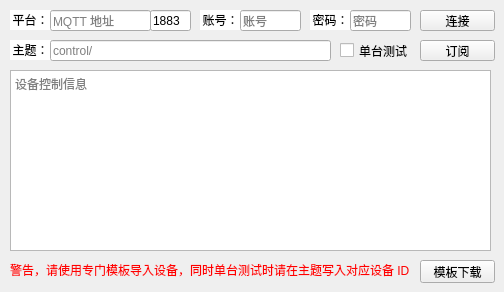
        <widget class="QWidget" name="Tab06">
         <attribute name="title">
          <string>MQTT</string>
         </attribute>
         <widget class="QLineEdit" name="lineEdit0601">
          <property name="geometry">
           <rect>
            <x>50</x>
            <y>40</y>
            <width>281</width>
            <height>21</height>
           </rect>
          </property>
          <property name="text">
           <string/>
          </property>
          <property name="placeholderText">
           <string>control/</string>
          </property>
         </widget>
         <widget class="QCheckBox" name="checkBox0601">
          <property name="geometry">
           <rect>
            <x>340</x>
            <y>40</y>
            <width>71</width>
            <height>21</height>
           </rect>
          </property>
          <property name="text">
           <string>单台测试</string>
          </property>
         </widget>
         <widget class="QLabel" name="label_600">
          <property name="geometry">
           <rect>
            <x>10</x>
            <y>40</y>
            <width>41</width>
            <height>20</height>
           </rect>
          </property>
          <property name="styleSheet">
           <string notr="true">background-color: #ffffff;</string>
          </property>
          <property name="text">
           <string>主题：</string>
          </property>
          <property name="alignment">
           <set>Qt::AlignmentFlag::AlignCenter</set>
          </property>
         </widget>
         <widget class="QTextEdit" name="textEdit0601">
          <property name="geometry">
           <rect>
            <x>10</x>
            <y>70</y>
            <width>481</width>
            <height>181</height>
           </rect>
          </property>
          <property name="placeholderText">
           <string>设备控制信息</string>
          </property>
         </widget>
         <widget class="QLabel" name="label_601">
          <property name="geometry">
           <rect>
            <x>10</x>
            <y>260</y>
            <width>411</width>
            <height>20</height>
           </rect>
          </property>
          <property name="styleSheet">
           <string notr="true">color: red</string>
          </property>
          <property name="text">
           <string>警告，请使用专门模板导入设备，同时单台测试时请在主题写入对应设备 ID</string>
          </property>
         </widget>
         <widget class="QLabel" name="label_603">
          <property name="geometry">
           <rect>
            <x>10</x>
            <y>10</y>
            <width>41</width>
            <height>20</height>
           </rect>
          </property>
          <property name="styleSheet">
           <string notr="true">background-color: #ffffff;</string>
          </property>
          <property name="text">
           <string>平台：</string>
          </property>
          <property name="alignment">
           <set>Qt::AlignmentFlag::AlignCenter</set>
          </property>
         </widget>
         <widget class="QLineEdit" name="lineEdit0602">
          <property name="geometry">
           <rect>
            <x>50</x>
            <y>10</y>
            <width>101</width>
            <height>21</height>
           </rect>
          </property>
          <property name="placeholderText">
           <string>MQTT 地址</string>
          </property>
         </widget>
         <widget class="QPushButton" name="pushButton0601">
          <property name="geometry">
           <rect>
            <x>420</x>
            <y>10</y>
            <width>75</width>
            <height>21</height>
           </rect>
          </property>
          <property name="text">
           <string>连接</string>
          </property>
          <property name="checkable">
           <bool>true</bool>
          </property>
         </widget>
         <widget class="QLabel" name="label_604">
          <property name="geometry">
           <rect>
            <x>200</x>
            <y>10</y>
            <width>41</width>
            <height>20</height>
           </rect>
          </property>
          <property name="styleSheet">
           <string notr="true">background-color: #ffffff;</string>
          </property>
          <property name="text">
           <string>账号：</string>
          </property>
          <property name="alignment">
           <set>Qt::AlignmentFlag::AlignCenter</set>
          </property>
         </widget>
         <widget class="QLineEdit" name="lineEdit0603">
          <property name="geometry">
           <rect>
            <x>240</x>
            <y>10</y>
            <width>61</width>
            <height>21</height>
           </rect>
          </property>
          <property name="placeholderText">
           <string>账号</string>
          </property>
         </widget>
         <widget class="QLabel" name="label_605">
          <property name="geometry">
           <rect>
            <x>310</x>
            <y>10</y>
            <width>41</width>
            <height>20</height>
           </rect>
          </property>
          <property name="styleSheet">
           <string notr="true">background-color: #ffffff;</string>
          </property>
          <property name="text">
           <string>密码：</string>
          </property>
          <property name="alignment">
           <set>Qt::AlignmentFlag::AlignCenter</set>
          </property>
         </widget>
         <widget class="QLineEdit" name="lineEdit0604">
          <property name="geometry">
           <rect>
            <x>350</x>
            <y>10</y>
            <width>61</width>
            <height>21</height>
           </rect>
          </property>
          <property name="echoMode">
           <enum>QLineEdit::EchoMode::Password</enum>
          </property>
          <property name="placeholderText">
           <string>密码</string>
          </property>
         </widget>
         <widget class="QLineEdit" name="lineEdit0605">
          <property name="geometry">
           <rect>
            <x>150</x>
            <y>10</y>
            <width>41</width>
            <height>21</height>
           </rect>
          </property>
          <property name="text">
           <string>1883</string>
          </property>
          <property name="placeholderText">
           <string>端口</string>
          </property>
         </widget>
         <widget class="QPushButton" name="pushButton0603">
          <property name="geometry">
           <rect>
            <x>420</x>
            <y>260</y>
            <width>75</width>
            <height>23</height>
           </rect>
          </property>
          <property name="text">
           <string>模板下载</string>
          </property>
         </widget>
         <widget class="QPushButton" name="pushButton0602">
          <property name="geometry">
           <rect>
            <x>420</x>
            <y>40</y>
            <width>75</width>
            <height>21</height>
           </rect>
          </property>
          <property name="text">
           <string>订阅</string>
          </property>
          <property name="checkable">
           <bool>false</bool>
          </property>
         </widget>
         <zorder>checkBox0601</zorder>
         <zorder>label_600</zorder>
         <zorder>lineEdit0601</zorder>
         <zorder>textEdit0601</zorder>
         <zorder>label_601</zorder>
         <zorder>label_603</zorder>
         <zorder>lineEdit0602</zorder>
         <zorder>pushButton0601</zorder>
         <zorder>label_604</zorder>
         <zorder>lineEdit0603</zorder>
         <zorder>label_605</zorder>
         <zorder>lineEdit0604</zorder>
         <zorder>lineEdit0605</zorder>
         <zorder>pushButton0603</zorder>
         <zorder>pushButton0602</zorder>
        </widget>
